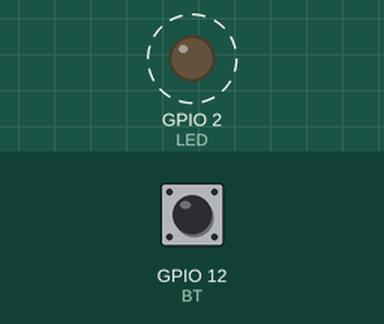
Bench run of a program on a simulated ESP32. Shown: output pins drawn as LEDs (lit = HIGH). Dashed ring = blinking. The inputs (shaded band) are chosen by the test bench; at power-on: GPIO 12 (BT) HIGH. What the program prints to the serial monitor is not drawn.

Above: at 0.2 s.
1.3 s: GPIO 12 (BT) pulled LOW for 0.15 s
Timing chart, 0 to 10.4 s (numbered marks = the images above; inputs shaded):
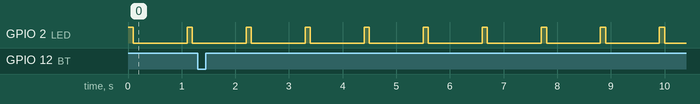

Measured:
- by itself, GPIO 2 (LED): alternates HIGH for 0.10 s and LOW for 1.0 s

The program:

main.cpp
```cpp
/*********************************************************
* Exemplo para demonstrar o uso de semaforo contador dentro
* de uma ISR
* Por: Fábio Souza
*********************************************************/

/*inclusão da Biblioteca Arduino*/
#include <Arduino.h>

/*inclusão das Biblioteca do FreeRTOS*/
#include "freertos/FreeRTOS.h"
#include "freertos/task.h"
#include "freertos/queue.h"
#include "freertos/semphr.h"

#define LED 2
#define BT 12

SemaphoreHandle_t semaforoContador;

TaskHandle_t taskTrataBTHandle;

void vTaskTrataBT(void * pvParameters);


void ISR_CallBack(){

  BaseType_t xHighPriorityTaskWoken = pdTRUE;

  xSemaphoreGiveFromISR(semaforoContador,&xHighPriorityTaskWoken);

  if(xHighPriorityTaskWoken == pdTRUE)
  {
    portYIELD_FROM_ISR();
  }

}

void setup() {
  Serial.begin(9600);
  pinMode(LED,OUTPUT);
  pinMode(BT,INPUT_PULLUP);
  attachInterrupt(digitalPinToInterrupt(BT),ISR_CallBack,FALLING);

  semaforoContador = xSemaphoreCreateCounting(255,0);
  xTaskCreate(vTaskTrataBT, "Task BT",configMINIMAL_STACK_SIZE + 1024,NULL,3,&taskTrataBTHandle);

}

void loop() {
  digitalWrite(LED,HIGH);
  vTaskDelay(pdMS_TO_TICKS(100));
  digitalWrite(LED,LOW);
  vTaskDelay(pdMS_TO_TICKS(1000));
}

void vTaskTrataBT(void * pvParameters){

  UBaseType_t x;

  while(1){
    xSemaphoreTake(semaforoContador,portMAX_DELAY);
    Serial.print("Tratando a ISR do BT: ");

    x = uxSemaphoreGetCount(semaforoContador);
    Serial.println(x);
    delay(1000);
  }

}
```
